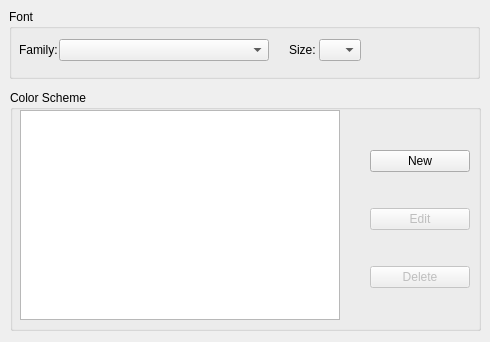
<?xml version="1.0" encoding="UTF-8"?>
<ui version="4.0">
 <class>cfg_Enviroment</class>
 <widget class="QWidget" name="cfg_Enviroment">
  <property name="geometry">
   <rect>
    <x>0</x>
    <y>0</y>
    <width>490</width>
    <height>342</height>
   </rect>
  </property>
  <property name="windowTitle">
   <string>StackedWidget</string>
  </property>
  <widget class="QGroupBox" name="groupBoxFont">
   <property name="geometry">
    <rect>
     <x>9</x>
     <y>9</y>
     <width>471</width>
     <height>70</height>
    </rect>
   </property>
   <property name="sizePolicy">
    <sizepolicy hsizetype="Expanding" vsizetype="Expanding">
     <horstretch>0</horstretch>
     <verstretch>0</verstretch>
    </sizepolicy>
   </property>
   <property name="minimumSize">
    <size>
     <width>471</width>
     <height>70</height>
    </size>
   </property>
   <property name="maximumSize">
    <size>
     <width>471</width>
     <height>70</height>
    </size>
   </property>
   <property name="title">
    <string>Font</string>
   </property>
   <widget class="QLabel" name="labelSize">
    <property name="geometry">
     <rect>
      <x>280</x>
      <y>20</y>
      <width>50</width>
      <height>41</height>
     </rect>
    </property>
    <property name="text">
     <string>Size:</string>
    </property>
   </widget>
   <widget class="QComboBox" name="comboBoxFontSize">
    <property name="geometry">
     <rect>
      <x>310</x>
      <y>30</y>
      <width>42</width>
      <height>22</height>
     </rect>
    </property>
   </widget>
   <widget class="QLabel" name="labelFont">
    <property name="geometry">
     <rect>
      <x>10</x>
      <y>20</y>
      <width>60</width>
      <height>41</height>
     </rect>
    </property>
    <property name="text">
     <string>Family:</string>
    </property>
   </widget>
   <widget class="QComboBox" name="comboBoxFontFamily">
    <property name="geometry">
     <rect>
      <x>50</x>
      <y>30</y>
      <width>210</width>
      <height>22</height>
     </rect>
    </property>
   </widget>
  </widget>
  <widget class="QGroupBox" name="groupBoxColorScheme">
   <property name="geometry">
    <rect>
     <x>10</x>
     <y>90</y>
     <width>471</width>
     <height>241</height>
    </rect>
   </property>
   <property name="sizePolicy">
    <sizepolicy hsizetype="Expanding" vsizetype="Expanding">
     <horstretch>0</horstretch>
     <verstretch>0</verstretch>
    </sizepolicy>
   </property>
   <property name="minimumSize">
    <size>
     <width>471</width>
     <height>241</height>
    </size>
   </property>
   <property name="maximumSize">
    <size>
     <width>471</width>
     <height>241</height>
    </size>
   </property>
   <property name="title">
    <string>Color Scheme</string>
   </property>
   <widget class="QListWidget" name="listWidgetColorScheme">
    <property name="geometry">
     <rect>
      <x>10</x>
      <y>20</y>
      <width>320</width>
      <height>210</height>
     </rect>
    </property>
   </widget>
   <widget class="QWidget" name="verticalLayoutWidget">
    <property name="geometry">
     <rect>
      <x>360</x>
      <y>30</y>
      <width>100</width>
      <height>201</height>
     </rect>
    </property>
    <layout class="QVBoxLayout" name="buttonSchemeLayout">
     <item>
      <widget class="QPushButton" name="buttonNew">
       <property name="text">
        <string>New</string>
       </property>
      </widget>
     </item>
     <item>
      <widget class="QPushButton" name="buttonEdit">
       <property name="enabled">
        <bool>false</bool>
       </property>
       <property name="text">
        <string>Edit</string>
       </property>
      </widget>
     </item>
     <item>
      <widget class="QPushButton" name="buttonDelete">
       <property name="enabled">
        <bool>false</bool>
       </property>
       <property name="text">
        <string>Delete</string>
       </property>
      </widget>
     </item>
    </layout>
   </widget>
  </widget>
 </widget>
 <resources/>
 <connections/>
</ui>
